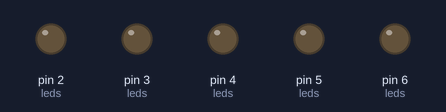
Recording of a sketch running on a simulated Arduino Uno, built with avr-gcc and run on an emulated ATmega328P. Parts: output pins drawn as LEDs (lit = HIGH).

Above: at 0.15 s.
At 1.35 s:
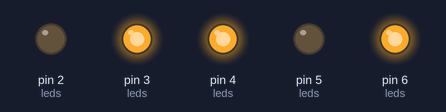
At 2.55 s:
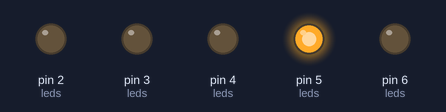
At 3.45 s:
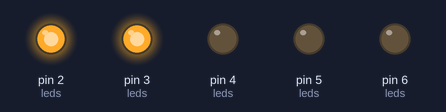
At 4.66 s:
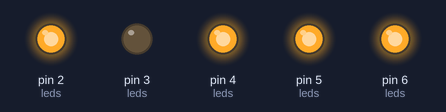
At 6.17 s:
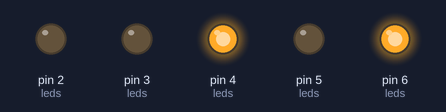
Timing chart, 0 to 6.9 s (numbered marks = the images above):
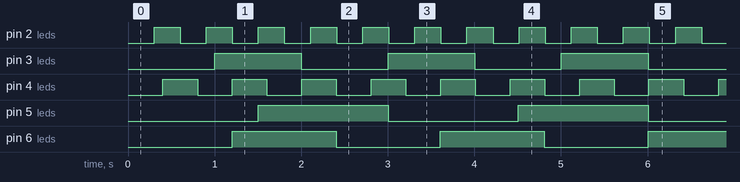

Measured:
- by itself, pin 2 (leds): alternates HIGH for 0.30 s and LOW for 0.30 s
- by itself, pin 3 (leds): alternates HIGH for 1.0 s and LOW for 1.0 s
- by itself, pin 4 (leds): alternates HIGH for 0.40 s and LOW for 0.40 s
- by itself, pin 5 (leds): alternates HIGH for 1.5 s and LOW for 1.5 s
- by itself, pin 6 (leds): alternates HIGH for 1.2 s and LOW for 1.2 s

The sketch:

04_ejemplo_con_estructura_funcion.ino
```cpp
#define cantidadLed 5

struct led {
  int pin;
  bool estado;
  long tiempo;
  long ultimo;
};

led leds[cantidadLed] = {
  { 2, false, 300 },
  { 3, false, 1000 },
  { 4, false, 400 },
  { 5, false, 1500 },
  { 6, false, 1200 }
};


void setup() {
  Serial.begin(9600);
  for (int i = 0; i < cantidadLed; i++) {
    pinMode(leds[i].pin, OUTPUT);
  }
}

void loop() {
  for (int i = 0; i < cantidadLed; i++) {
    actualizarLed(leds[i]);
  }
}


void actualizarLed(led &ledActual) {
  float tiempoActual = millis();

  if (tiempoActual - ledActual.ultimo > ledActual.tiempo) {
    ledActual.ultimo = tiempoActual;
    ledActual.estado = !ledActual.estado;
    ;
    if (ledActual.estado) {
      digitalWrite(ledActual.pin, HIGH);
    } else {
      digitalWrite(ledActual.pin, LOW);
    }
  }
}
```
